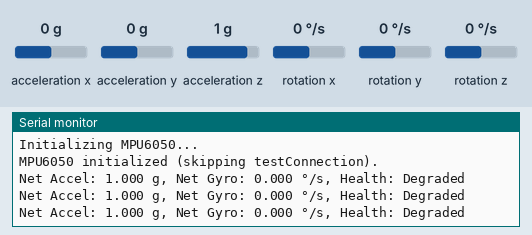
The sketch below on a simulated ESP32. Shown: the last lines printed to the serial monitor. The test bench sets the inputs (shaded band); at power-on: acceleration x 0 g, acceleration y 0 g, acceleration z 1 g, rotation x 0 °/s, rotation y 0 °/s, rotation z 0 °/s. WiFi joins after 1.5 s; servers stay silent unless stated.

Above: at 3.0 s.
3.1 s: acceleration x set to -1.4 g
At 3.7 s:
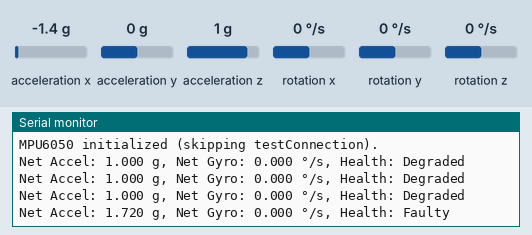
5.3 s: acceleration y set to -1.4 g
At 5.8 s:
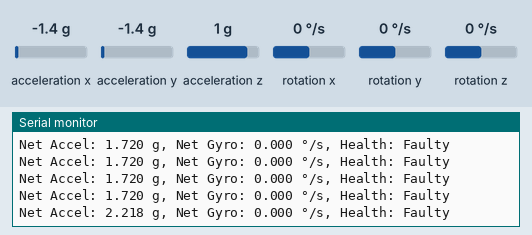
6.8 s: acceleration z set to -1.4 g
At 7.2 s:
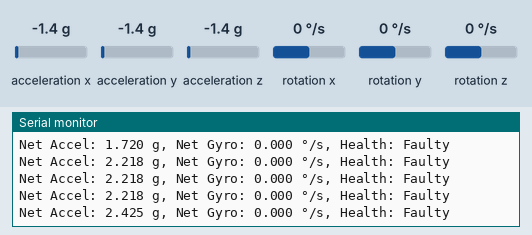
8.3 s: rotation x set to -192 °/s
At 8.8 s:
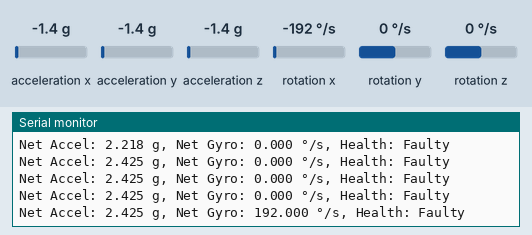
9.8 s: rotation y set to -192 °/s
At 10.3 s:
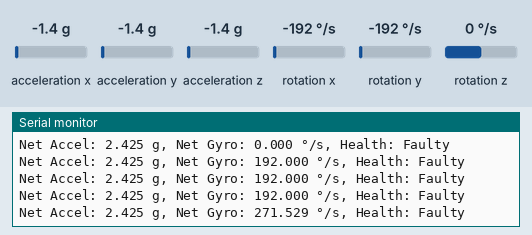
Timing chart, 0 to 12.3 s (numbered marks = the images above; inputs shaded):
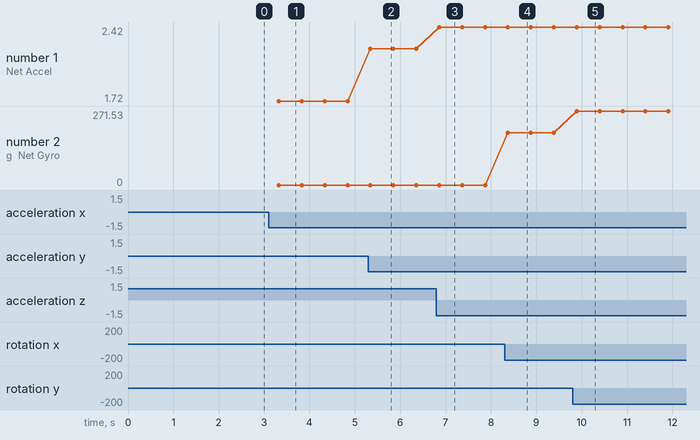

Measured:
- after the input at 3.1 s, the serial monitor: prints a new line after 0.22 s (image 1)
- after the input at 5.3 s, the serial monitor: prints a new line at once (image 2)
- after the input at 6.8 s, the serial monitor: prints a new line after 0.06 s (image 3)
- after the input at 8.3 s, the serial monitor: prints a new line after 0.08 s (image 4)
- after the input at 9.8 s, the serial monitor: prints a new line after 0.09 s (image 5)
- plotted number 1: 1.72 → 2.22 after the input at 5.3 s, 2.22 → 2.42 after the input at 6.8 s
- plotted number 2: 0 → 192 after the input at 8.3 s, 192 → 271.53 after the input at 9.8 s

The sketch:

nanochip_mini_project_code.ino
```cpp
#define BLYNK_TEMPLATE_ID "TMPL3z0c8I2ni"
#define BLYNK_TEMPLATE_NAME  "CNC machine monitoring system"
#define BLYNK_AUTH_TOKEN   "T0XZlpIa28NH47Xxk9Oj9mn8ZCzXWLAz"

#include <Wire.h>
#include <MPU6050.h>
#include <BlynkSimpleEsp32.h>

MPU6050 mpu;

// Multinomial regression model
void score(double *input, double *output) {
    double temp[3];
    temp[0] = 3.976030550692553 + input[0] * 0.7649538069543562 + input[1] * -0.10793970623322668;
    temp[1] = -0.5988606224831408 + input[0] * 4.246686140717931 + input[1] * 5.574331172301329;
    temp[2] = -3.377169928209426 + input[0] * -5.011639947672288 + input[1] * -5.4663914660681066;

    for (int i = 0; i < 3; i++) {
        output[i] = temp[i];
    }
}

// Find index of maximum value
int argmax(double *arr, int size) {
    int idx = 0;
    for (int i = 1; i < size; i++) {
        if (arr[i] > arr[idx]) idx = i;
    }
    return idx;
}

// Class names
const char* class_names[3] = {"Degraded", "Faulty", "Healthy"};

// WiFi credentials
char ssid[] = "Sreeram";
char pass[] = "72187218";

void setup() {
    Serial.begin(115200);
    Wire.begin(21, 22); // SDA, SCL
    Blynk.begin(BLYNK_AUTH_TOKEN, ssid, pass);

    Serial.println("Initializing MPU6050...");
    mpu.initialize();
    Serial.println("MPU6050 initialized (skipping testConnection).");
}

void loop() {
    Blynk.run();

    int16_t ax, ay, az;
    int16_t gx, gy, gz;

    // Read raw MPU6050 data
    mpu.getMotion6(&ax, &ay, &az, &gx, &gy, &gz);

    // Convert to g and °/s
    double ax_g = ax / 16384.0;
    double ay_g = ay / 16384.0;
    double az_g = az / 16384.0;

    double gx_dps = gx / 131.0;
    double gy_dps = gy / 131.0;
    double gz_dps = gz / 131.0;

    // Compute net acceleration & angular velocity
    double net_accel = sqrt(ax_g*ax_g + ay_g*ay_g + az_g*az_g);
    double net_gyro  = sqrt(gx_dps*gx_dps + gy_dps*gy_dps + gz_dps*gz_dps);

    // Prepare model input
    double input[2] = {net_accel, net_gyro};
    double output[3];
    score(input, output);

    // Predict health
    int predicted_class = argmax(output, 3);
    const char* health_status = class_names[predicted_class];

    // Send data to Blynk
    Blynk.virtualWrite(V0, net_accel);
    Blynk.virtualWrite(V1, net_gyro);
    Blynk.virtualWrite(V2, health_status);

    // Debug prints
    Serial.print("Net Accel: "); Serial.print(net_accel, 3);
    Serial.print(" g, Net Gyro: "); Serial.print(net_gyro, 3);
    Serial.print(" °/s, Health: "); Serial.println(health_status);

    delay(500); // send data every 0.5s
}
```
